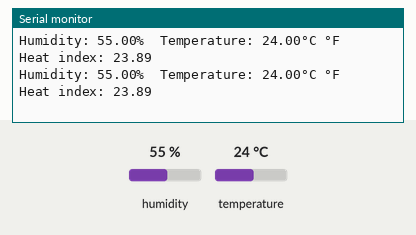
Bench run of a sketch on a simulated Arduino Uno, built with avr-gcc and run on an emulated ATmega328P. Shown: the last lines printed to the serial monitor. The inputs (shaded band) are chosen by the test bench; at power-on: temperature 24 °C, humidity 55 %.

Above: at 3.8 s.
3.9 s: temperature set to 28 °C
At 5.9 s:
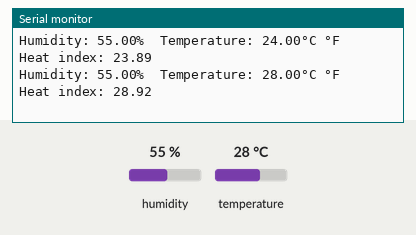
10.1 s: humidity set to 22 %
At 11.0 s:
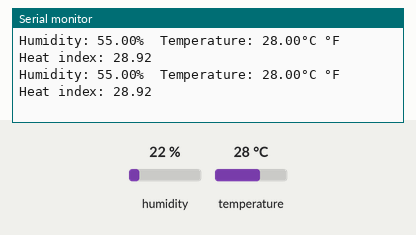
13.0 s: humidity set to 40 %
At 14.8 s:
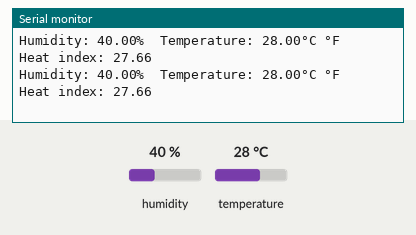
Timing chart, 0 to 16.3 s (numbered marks = the images above; inputs shaded):
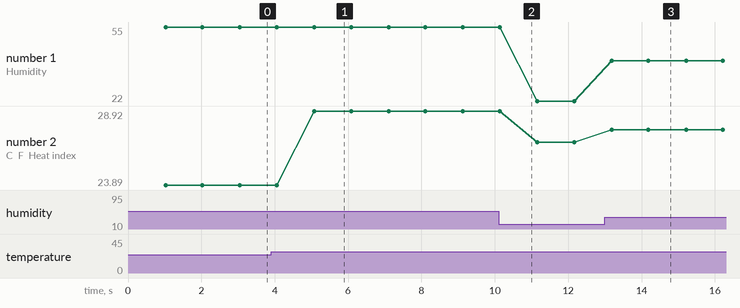

The sketch:

DHT.ino
```cpp
#include "DHT.h"
#define DHTPIN 2
#define DHTTYPE DHT11

DHT dht(DHTPIN, DHTTYPE);
void setup() {


  Serial.begin(9600);
  dht.begin();

}

void loop() {

  delay(1000);

  float h = dht.readHumidity();
  float t = dht.readTemperature();

  if (isnan(h) || isnan(t)) {
    Serial.println(F("Failed to read from DHT sensor!"));
    return;
  }

  float hic = dht.computeHeatIndex(t, h, false);

  Serial.print(F("Humidity: "));
  Serial.print(h);
  Serial.print(F("%  Temperature: "));
  Serial.print(t);
  Serial.print(F("°C "));
  Serial.print(F("°F  Heat index: "));
  Serial.println(hic);

}
```

Measured:
- after the input at 3.9 s, the serial monitor: prints a new line after 1.2 s (image 1)
- after the input at 13.0 s, the serial monitor: prints a new line after 0.19 s (image 3)
- plotted number 1: 55 → 22 after the input at 10.1 s, 22 → 40 after the input at 13.0 s
- plotted number 2: 23.89 → 28.92 after the input at 3.9 s, 28.92 → 26.8 after the input at 10.1 s, 26.8 → 27.66 after the input at 13.0 s
